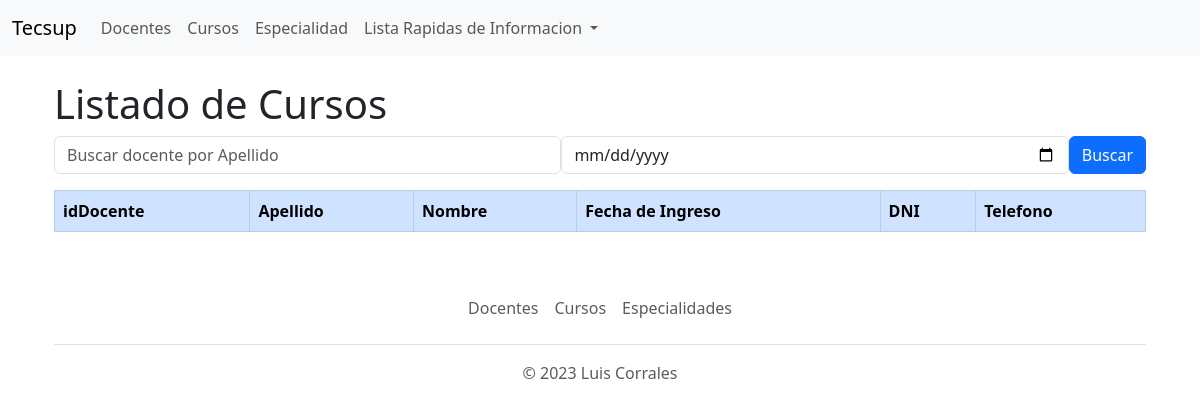
Page /listadocentes (signed in) on the earlier database version.
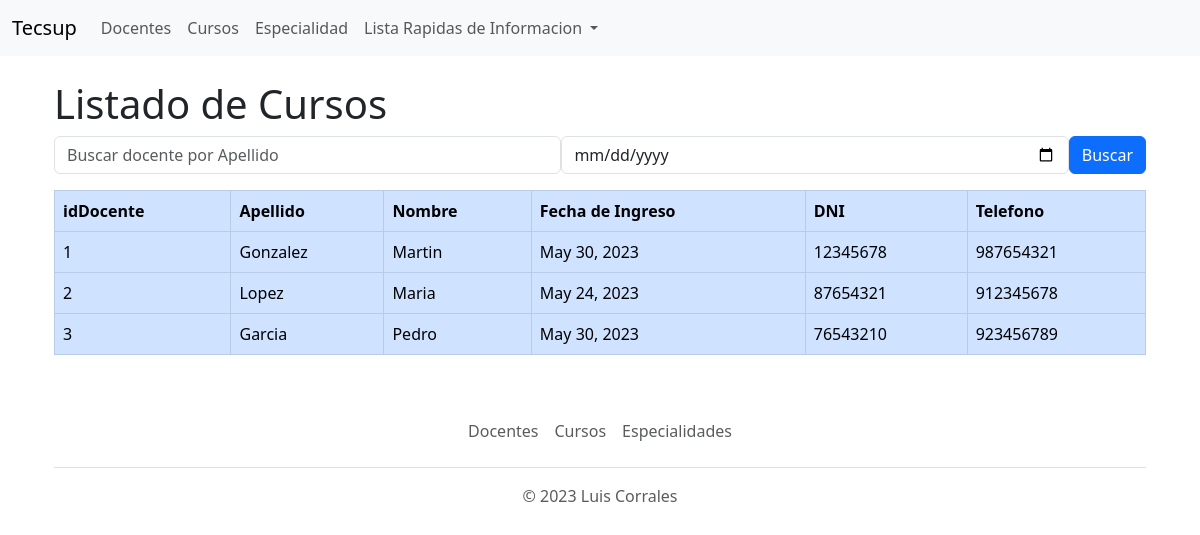
Same page on the later database version.
### Aplicaciones/Academico/models.py (models this page shows, shortened)
class Docente(models.Model):
    idDocente = models.CharField(primary_key=True, max_length=6)
    apellido = models.CharField(max_length=50)
    nombre = models.CharField(max_length=50)
    fingreso = models.DateField()
    dni = models.CharField(max_length=8)
    telefono = models.CharField(max_length=9)

### Aplicaciones/Academico/views.py (the view)
# urls.py: path('listadocentes', views.listadocentes, name='listadocentes'),
@login_required(login_url='Academico:login')
def listadocentes (request):
    docentesListado = Docente.objects.all()
    context = {'docentes': docentesListado}
    return render(request, 'ListaDocentes.html', context)

### Aplicaciones/Academico/Templates/ListaDocentes.html (shortened to what this page needs)
{%extends 'base.html'%}
{%block body%}
<div class="container">
    <div class="row">
        <div class="col-md-12">
            <h1>Listado de Cursos</h1>
            <div class = "row">
                <div class = "col-md-12">
                    <form action="/buscardocente" method="post">
                        <div class="d-flex justify-content-between align-items-end">
                            <input type="text" name="docentebuscado" class="form-control" placeholder="Buscar docente por Apellido">
                            <input type="date" name="docentebuscadofecha" class="form-control">
                            <input type="submit" value="Buscar" class="btn btn-primary">
                        </div>
                    </form>
                </div>
            <div class = "table-respnsive py2 mt-3">
                <table class="table table-hover table-bordered table-primary">
                    <thead>
                        <tr>
                            <th>idDocente</th>
                            <th>Apellido</th>
                            <th>Nombre</th>
                            <th>Fecha de Ingreso</th>
                            <th>DNI</th>
                            <th>Telefono</th>
                        </tr>
                    </thead>
                    <tbody>
                        {%for docente in docentes%}
                        <tr>
                            <td>{{docente.idDocente}}</td>
                            <td>{{docente.apellido}}</td>
                            <td>{{docente.nombre}}</td>
                            <td>{{docente.fingreso}}</td>
                            <td>{{docente.dni}}</td>
                            <td>{{docente.telefono}}</td>
                        </tr>
                        {%endfor%}
                    </tbody>
                </table>
            </div>
        </div>
    </div>
</div>
{%endblock%}

Differences in the rows shown:
added Docente: idDocente "1", apellido "Gonzalez", nombre "Martin", fingreso "May 30, 2023", dni "12345678", telefono "987654321"
added Docente: idDocente "2", apellido "Lopez", nombre "Maria", fingreso "May 24, 2023", dni "87654321", telefono "912345678"
added Docente: idDocente "3", apellido "Garcia", nombre "Pedro", fingreso "May 30, 2023", dni "76543210", telefono "923456789"
